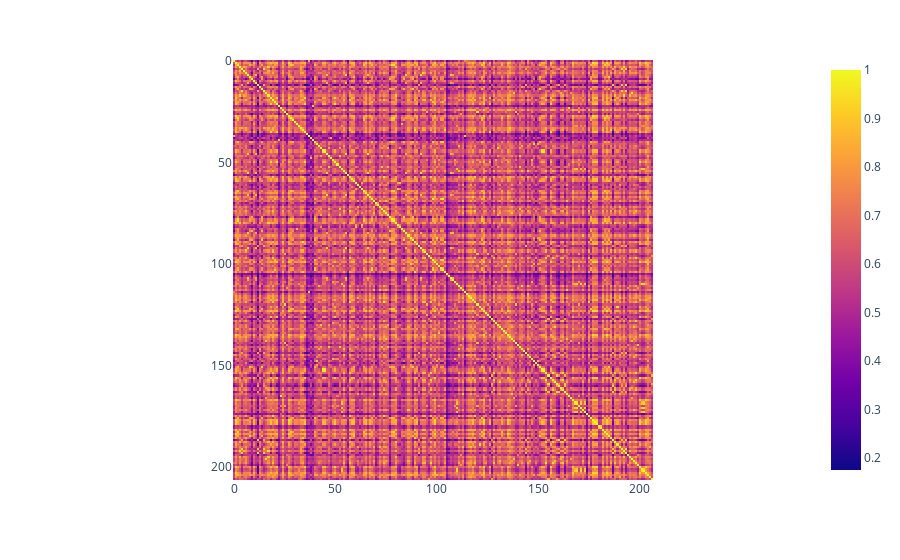

Notebook source saved alongside this figure:
### Code cell
px.imshow(matrix)

### Figure 1 — Plotly figure (JSON) as saved in the notebook; plotly's stock layout.template omitted (floating-point values rounded to 4 significant figures; data arrays with more than 128 entries replaced by an {"elided": "..."} marker saying what was removed)
{"data": [{"coloraxis": "coloraxis", "hovertemplate": "x: %{x}<br>y: %{y}<br>color: %{z}<extra></extra>", "name": "0", "type": "heatmap", "xaxis": "x", "yaxis": "y", "z": {"elided": "207x207 float values"}}], "layout": {"coloraxis": {"colorscale": [[0, "#0d0887"], [0.1111, "#46039f"], [0.2222, "#7201a8"], [0.3333, "#9c179e"], [0.4444, "#bd3786"], [0.5556, "#d8576b"], [0.6667, "#ed7953"], [0.7778, "#fb9f3a"], [0.8889, "#fdca26"], [1, "#f0f921"]]}, "margin": {"t": 60}, "xaxis": {"anchor": "y", "constrain": "domain", "domain": [0, 1], "scaleanchor": "y"}, "yaxis": {"anchor": "x", "autorange": "reversed", "constrain": "domain", "domain": [0, 1]}}}
